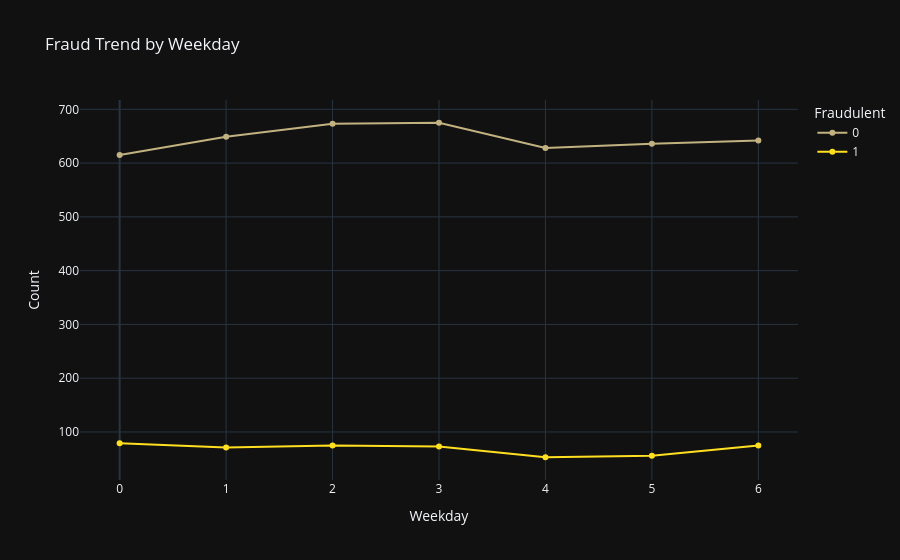

The code cell stored with this chart in its notebook:
### Markdown cell above
# Weekend Fraud Analysis

### Code cell
fig = px.line(
    df.groupby(['Weekday', 'Fraudulent'])
      .size()
      .reset_index(name='Count'),

    x='Weekday',
    y='Count',
    color='Fraudulent',
    color_discrete_sequence=['#C2B280', '#FFDF20'],
    markers=True,

    title='Fraud Trend by Weekday'
)

fig.update_traces(marker_line=dict(color='black'),texttemplate='%{y:.2f}%')
fig.update_layout(template='plotly_dark',height=400)
fig.show()

### Figure 1 — Plotly figure (JSON) as saved in the notebook; plotly's stock layout.template omitted (floating-point values rounded to 4 significant figures)
{"data": [{"hovertemplate": "Fraudulent=0<br>Weekday=%{x}<br>Count=%{y}<extra></extra>", "legendgroup": "0", "line": {"color": "#C2B280", "dash": "solid"}, "marker": {"line": {"color": "black"}, "symbol": "circle"}, "mode": "lines+markers", "name": "0", "orientation": "v", "showlegend": true, "texttemplate": "%{y:.2f}%", "type": "scatter", "x": [0, 1, 2, 3, 4, 5, 6], "xaxis": "x", "y": [615, 649, 673, 675, 628, 636, 642], "yaxis": "y"}, {"hovertemplate": "Fraudulent=1<br>Weekday=%{x}<br>Count=%{y}<extra></extra>", "legendgroup": "1", "line": {"color": "#FFDF20", "dash": "solid"}, "marker": {"line": {"color": "black"}, "symbol": "circle"}, "mode": "lines+markers", "name": "1", "orientation": "v", "showlegend": true, "texttemplate": "%{y:.2f}%", "type": "scatter", "x": [0, 1, 2, 3, 4, 5, 6], "xaxis": "x", "y": [79, 71, 75, 73, 53, 56, 75], "yaxis": "y"}], "layout": {"autosize": true, "legend": {"title": {"text": "Fraudulent"}, "tracegroupgap": 0}, "title": {"text": "Fraud Trend by Weekday"}, "xaxis": {"anchor": "y", "autorange": true, "domain": [0, 1], "range": [-0.3641, 6.364], "title": {"text": "Weekday"}, "type": "linear"}, "yaxis": {"anchor": "x", "autorange": true, "domain": [0, 1], "range": [4.84, 723.2], "title": {"text": "Count"}, "type": "linear"}}}
